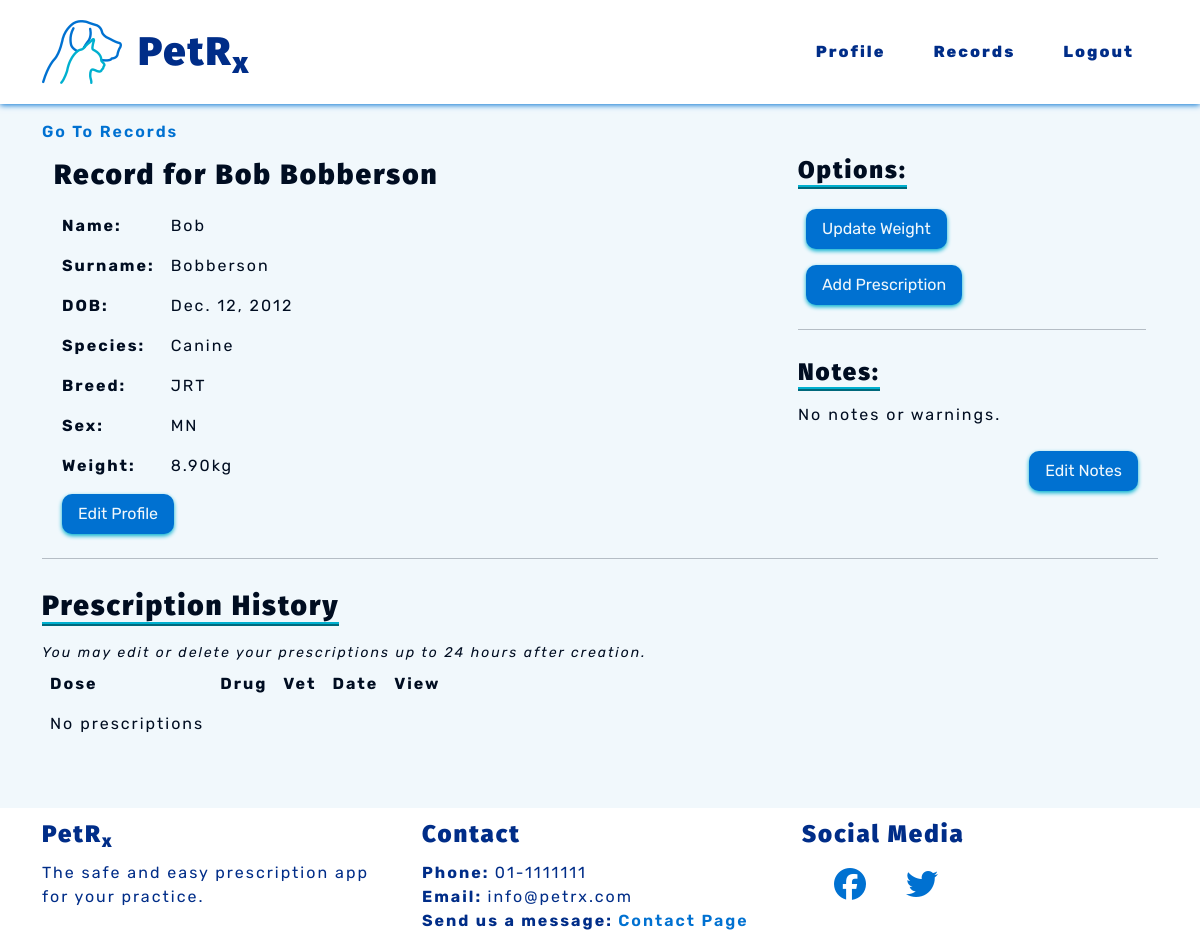
Page /records/animal-profile/1 (signed in) on the committed database.
### records/models.py (models this page shows)
class Record(models.Model):
    name = models.CharField(max_length=50)
    surname = models.CharField(max_length=50)
    date_of_birth = models.DateField()
    species = models.CharField(choices=SPECIES, max_length=10)
    breed = models.CharField(max_length=50)
    sex = models.CharField(choices=SEX, max_length=10)
    weight = models.DecimalField(max_digits=5, decimal_places=2)
    note = models.CharField(max_length=300, blank=True)
    def __str__(self):
        return self.name + " " + self.surname
    class Meta:
        ordering = ['surname']
        unique_together = [
            'name',
            'surname',
            'date_of_birth',
            'species',
            'sex']

### records/views.py (the view)
# urls.py: path('animal-profile/<int:animal_id>', views.AnimalRecord.as_view(),
class AnimalRecord(View):
    @method_decorator(vet_login_and_active)
    def get(self, request, animal_id):
        queryset = Record.objects.all()
        profile = get_object_or_404(queryset, id=animal_id)
        context = {'profile': profile}
        return render(request, 'records/animal_profile.html', context)

### records/templates/records/animal_profile.html
{% extends 'base.html' %}
{% block content %}
<a class="pet-links" href="{% url 'records:records' %}" aria-label="Go to records">Go To Records</a>
<section>
    <div class="container">
        <div class="row">
            <div class="col-md-8">
                <h3>Record for {{ profile }}</h3>
                <table>
                    <tr>
                        <th>Name: </th>
                        <td>{{ profile.name }}</td>
                    </tr>
                    <tr>
                        <th>Surname: </th>
                        <td>{{ profile.surname }}</td>
                    </tr>
                    <tr>
                        <th>DOB: </th>
                        <td>{{ profile.date_of_birth }}</td>
                    </tr>
                    <tr>
                        <th>Species: </th>
                        <td>{{ profile.species }}</td>
                    </tr>
                    <tr>
                        <th>Breed: </th>
                        <td>{{ profile.breed }}</td>
                    </tr>
                    <tr>
                        <th>Sex: </th>
                        <td>{{ profile.sex }}</td>
                    </tr>
                    <tr>
                        <th>Weight: </th>
                        <td>{{ profile.weight }}kg</td>
                    </tr>
                </table>
                <a class="pet-btns sm-btns" href="{% url 'records:edit_animal' animal_id=profile.id %}"
                    aria-label="Edit animal record">Edit Profile</a>
            </div>
            <div class="col-md-4">
                <div>
                    <h4 class="subheadings">Options:</h4>
                    <div>
                        <ul>
                            <li>
                                <a class="pet-btns sm-btns"
                                    data-hx-get="{% url 'records:update_weight' animal_id=profile.id %}"
                                    data-hx-target="#modal-dialog" aria-label="Update weight">
                                    Update Weight</a>
                            </li>
                            <li>
                                <a class="pet-btns sm-btns"
                                    data-hx-get="{% url 'prescriptions:add_prescrip' animal_id=profile.id %}"
                                    data-hx-target="#modal-dialog" aria-label="Add new prescription">Add Prescription</a>
                            </li>
                        </ul>
                    </div>
                </div>
                <hr>
                <div>
                    <h4 class="subheadings">Notes:</h4>
                    <p>
                        {{ profile.note|default:"No notes or warnings." }}
                    </p>
                    <a class="pet-btns sm-btns float-end" data-hx-get="{% url 'records:edit_notes' animal_id=profile.id %}"
                        data-hx-target="#modal-dialog" aria-label="Edit notes">Edit Notes</a>
                </div>
            </div>
        </div>
    </div>
</section>
<hr>
<section id="animal-prescrip-list" data-hx-get="{% url 'prescriptions:list_prescrip' animal_id=profile.id %}"
    data-hx-trigger="load">
    {% include 'prescriptions/list_prescrip.html' %}
</section>
{% endblock %}

### static/css/style.css (style rules this page uses)
:root { --site-white: #f1f8fc; --site-black: #000d21; --site-dark-blue: #002d88; --site-light-blue: #0071d1; --site-turquoise: #00b0cf; }
html { height: 100%; }
body { font-family: "Rubik", sans-serif; color: var(--site-black); font-size: 1rem; letter-spacing: 2px; background: var(--site-white); }
h1, h2, h3, h4 { font-family: "Fira Sans", "Rubik", sans-serif; font-weight: 900; margin-top: 0.5em; margin-bottom: 0.5em; }
.subheadings { display: inline-block; border-bottom: 4px ridge var(--site-turquoise); }
hr { color: var(--site-black); }
ul { padding: 0; }
li { list-style: none; }
a { text-decoration: none; }
.pet-links { cursor: pointer; color: var(--site-light-blue); font-weight: 600; transition: color .5s linear; }
.pet-btns { cursor: pointer; display: inline-block; background-color: var(--site-light-blue); color: var(--site-white); letter-spacing: 0px; font-weight: 600; padding: 0.5em 1.5em; margin: 2em; border: none; border-radius: 10px; box-shadow: 0 2px 4px 0 var(--site-turquoise); transition: all .2s linear; }
.sm-btns { padding: 0.5em 1em; font-weight: 400; margin: 0.5em; }
th, td { padding: 0.5em; }
th { background-color: var(--site-white); }

### rows in the picture
Record: name+surname "Bob Bobberson", name "Bob", surname "Bobberson", date_of_birth "Dec. 12, 2012", species "Canine", breed "JRT", sex "MN", weight "8.90", note "No notes or warnings."
